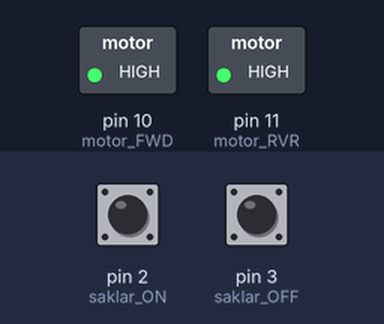
The sketch below on a simulated Arduino Uno, built with avr-gcc and run on an emulated ATmega328P. On the bench: switched loads named in the sketch (green lamp = pin HIGH). The test bench sets the inputs (shaded band); at power-on: pin 2 (saklar_ON) HIGH, pin 3 (saklar_OFF) HIGH. What the sketch prints to the serial monitor is not drawn.

Above: at 1.2 s.
1.3 s: pin 2 (saklar_ON) pulled LOW for 3.2 s
At 2.8 s:
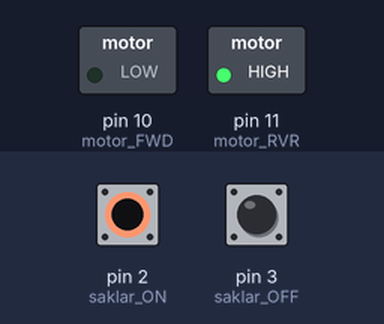
7.5 s: pin 3 (saklar_OFF) pulled LOW for 0.15 s
At 8.8 s:
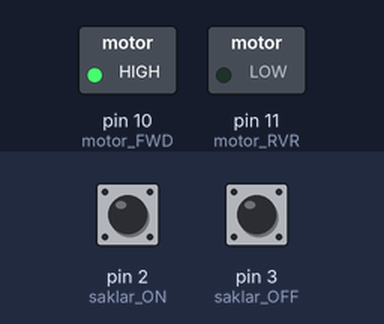
10.5 s: pin 3 (saklar_OFF) pulled LOW for 3.2 s
At 15.7 s:
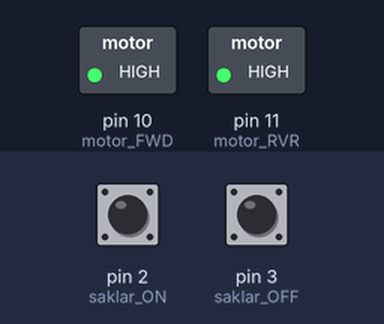
16.5 s: pin 2 (saklar_ON) pulled LOW for 1 s
At 17.3 s:
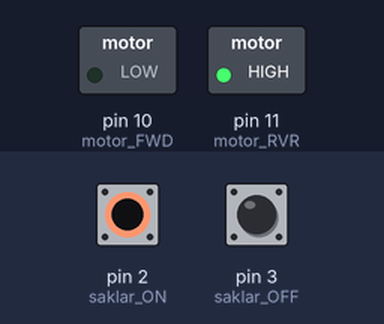
Timing chart, 0 to 20.5 s (numbered marks = the images above; inputs shaded):
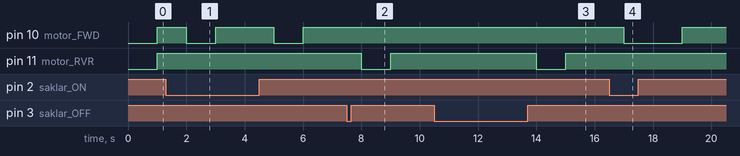

Measured:
- after the input at 1.3 s, pin 10 (motor_FWD): alternates HIGH for 2.0 s and LOW for 1.0 s, starting after 0.70 s
- after the input at 7.5 s, pin 11 (motor_RVR): HIGH → LOW after 0.50 s, → HIGH 1.0 s later
- after the input at 10.5 s, pin 11 (motor_RVR): HIGH → LOW after 3.5 s, → HIGH 1.0 s later
- after the input at 16.5 s, pin 10 (motor_FWD): HIGH → LOW after 0.50 s, → HIGH 2.0 s later

The sketch:

otomatis_Interrupt.ino
```cpp
//Deklarasi Input / Output
const byte saklar_ON = 2;
const byte saklar_OFF = 3;
const int motor_FWD = 10;
const int motor_RVR = 11;

//Deklarasi Kondisi Output
volatile byte FWD = LOW;
volatile byte RVR = LOW;

void setup()
{
Serial.begin(9600);
  pinMode(saklar_ON,INPUT_PULLUP);
  pinMode(saklar_OFF,INPUT_PULLUP);
  attachInterrupt(digitalPinToInterrupt(saklar_ON), FORWARD, CHANGE);
  attachInterrupt(digitalPinToInterrupt(saklar_OFF), REVERSE, CHANGE);
  pinMode(motor_FWD, OUTPUT);
  pinMode(motor_RVR, OUTPUT);
}

void loop()
{
  digitalWrite(motor_FWD, FWD);
  digitalWrite(motor_RVR, RVR);
  if (FWD = HIGH)
  {Serial.print("FWD ON");} else {Serial.println("FWD OFF");}
  delay(500);
  if (RVR = HIGH)
  {Serial.print("RVR ON");} else {Serial.println("RVR OFF");}
  delay(500);
}

void FORWARD()
{
  FWD = !FWD;
  RVR = RVR;
}

void REVERSE()
{
  RVR = !RVR;
  FWD = FWD;
}
```
